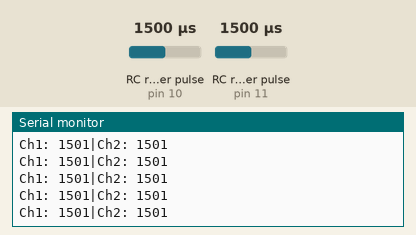
This sketch was run on a simulated Arduino Uno, built with avr-gcc and run on an emulated ATmega328P. On the bench: the last lines printed to the serial monitor. Wiring (inferred from the names in the program): 2 × RC receiver channel: data pin 10 / data pin 11. The test bench sets the inputs (shaded band); at power-on: RC receiver pulse (sensors on pin 10, pin 11) 1500 µs.

Above: at 1.2 s.
1.3 s: RC receiver pulse (sensor on pin 10) set to 1020 µs
At 1.37 s:
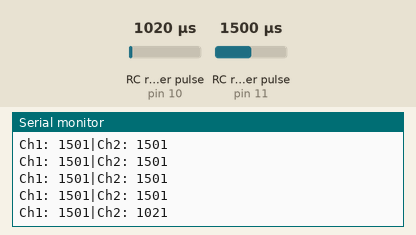
2.8 s: RC receiver pulse (sensor on pin 11) set to 1020 µs
At 2.81 s:
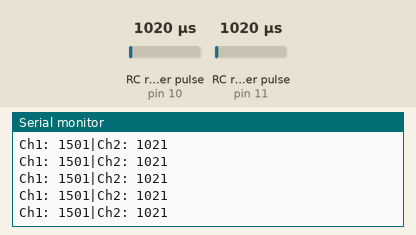
5.8 s: RC receiver pulse (sensor on pin 10) set to 1250 µs
At 5.85 s:
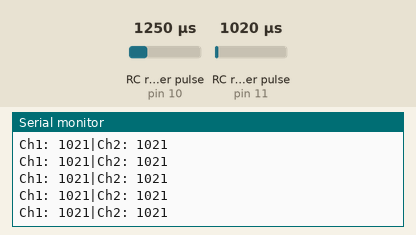
7.3 s: RC receiver pulse (sensor on pin 11) set to 1250 µs
At 7.37 s:
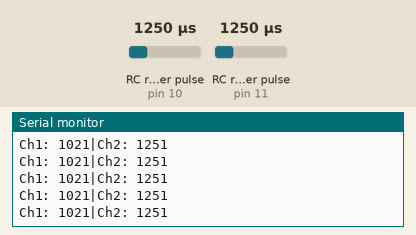
Timing chart, 0 to 9.8 s (numbered marks = the images above; inputs shaded):
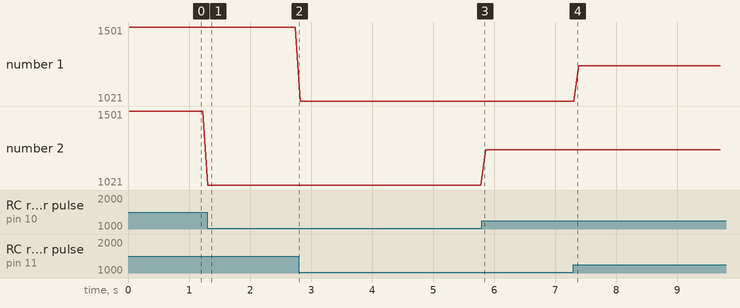

Measured:
- after the input at 1.3 s, the serial monitor: prints a new line at once (image 1)
- plotted number 2: 1501 → 1021 after the input at 1.3 s, 1021 → 1251 after the input at 5.8 s

The sketch:

remote2.ino
```cpp
const int chA=11;  //Constant variables relating to pin locations
const int chB=10;
//const int chC=26;
//const int chD=28;
//const int chE=30;
//const int chF=32;
//const int chG=34;
//const int chH=36;

int ch1;  //Varibles to store and display the values of each channel
int ch2;
//int ch3;
//int ch4;
//int ch5;
//int ch6;
//int ch7;
//int ch8;


// the setup routine runs once when you press reset:
void setup() {
  // initialize serial communication at 9600 bits per second:
  Serial.begin(115200);
  // Set input pins
  pinMode(chA, INPUT);
  pinMode(chB,INPUT);
//  pinMode(chC,INPUT);
//  pinMode(chD,INPUT);
//  pinMode(chE,INPUT);
//  pinMode(chF,INPUT);
//  pinMode(chG,INPUT);
//  pinMode(chH,INPUT);
}

//Main Program
void loop() {
  // read the input channels
  ch1 = pulseIn (chA,HIGH);  //Read and store channel 1
  Serial.print ("Ch1: ");  //Display text string on Serial Monitor to distinguish variables
  Serial.print(ch1);     //Print in the value of channel 1
  Serial.print ("|");
//
  ch2 = pulseIn (chB,HIGH);
  Serial.print ("Ch2: ");
  Serial.println (ch2);
//  Serial.print ("|");
//
//  ch3 = pulseIn (chC,HIGH);
//  Serial.print ("Ch3:");
//  Serial.print (ch3);
//  Serial.print ("|");
//
//  ch4 = pulseIn (chD,HIGH);
//  Serial.print ("Ch4:");
//  Serial.print (ch4);
//  Serial.print ("|");
//
//  ch5 = pulseIn (chE,HIGH);
//  Serial.print ("Ch5:");
//  Serial.print (ch5);
//  Serial.print ("|");
//
//  ch6 = pulseIn (chF,HIGH);
//  Serial.print ("Ch6:");
//  Serial.print (ch6);
//  Serial.print ("|");
//
//  ch7 = pulseIn (chG,HIGH);
//  Serial.print ("Ch7:");
//  Serial.print (ch7);
//  Serial.print ("|");
//
//  ch8 = pulseIn (chH,HIGH);
//  Serial.print ("Ch8:");
//  Serial.println (ch8);

delay(50);
}
```
